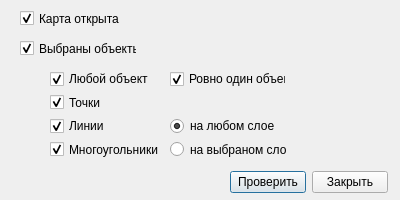
<?xml version="1.0" encoding="UTF-8"?>
<ui version="4.0">
 <class>Dialog</class>
 <widget class="QDialog" name="Dialog">
  <property name="windowModality">
   <enum>Qt::ApplicationModal</enum>
  </property>
  <property name="geometry">
   <rect>
    <x>0</x>
    <y>0</y>
    <width>400</width>
    <height>200</height>
   </rect>
  </property>
  <property name="minimumSize">
   <size>
    <width>400</width>
    <height>200</height>
   </size>
  </property>
  <property name="maximumSize">
   <size>
    <width>400</width>
    <height>200</height>
   </size>
  </property>
  <property name="windowTitle">
   <string>Базовые проверки перед использованием инструментов</string>
  </property>
  <property name="modal">
   <bool>true</bool>
  </property>
  <widget class="QCheckBox" name="map">
   <property name="geometry">
    <rect>
     <x>20</x>
     <y>10</y>
     <width>101</width>
     <height>17</height>
    </rect>
   </property>
   <property name="text">
    <string>Карта открыта</string>
   </property>
   <property name="checked">
    <bool>true</bool>
   </property>
  </widget>
  <widget class="QCheckBox" name="selection">
   <property name="geometry">
    <rect>
     <x>20</x>
     <y>40</y>
     <width>117</width>
     <height>17</height>
    </rect>
   </property>
   <property name="text">
    <string>Выбраны объекты</string>
   </property>
   <property name="checked">
    <bool>true</bool>
   </property>
  </widget>
  <widget class="QWidget" name="layoutWidget">
   <property name="geometry">
    <rect>
     <x>230</x>
     <y>170</y>
     <width>158</width>
     <height>25</height>
    </rect>
   </property>
   <layout class="QHBoxLayout" name="horizontalLayout">
    <item>
     <widget class="QPushButton" name="starting">
      <property name="text">
       <string>Проверить</string>
      </property>
     </widget>
    </item>
    <item>
     <widget class="QPushButton" name="closing">
      <property name="text">
       <string>Закрыть</string>
      </property>
     </widget>
    </item>
   </layout>
  </widget>
  <widget class="QWidget" name="layoutWidget">
   <property name="geometry">
    <rect>
     <x>50</x>
     <y>70</y>
     <width>236</width>
     <height>88</height>
    </rect>
   </property>
   <layout class="QGridLayout" name="gridLayout">
    <item row="2" column="0">
     <widget class="QCheckBox" name="lines">
      <property name="text">
       <string>Линии</string>
      </property>
      <property name="checked">
       <bool>true</bool>
      </property>
     </widget>
    </item>
    <item row="3" column="0">
     <widget class="QCheckBox" name="polygons">
      <property name="text">
       <string>Многоугольники</string>
      </property>
      <property name="checked">
       <bool>true</bool>
      </property>
     </widget>
    </item>
    <item row="1" column="0">
     <widget class="QCheckBox" name="points">
      <property name="text">
       <string>Точки</string>
      </property>
      <property name="checked">
       <bool>true</bool>
      </property>
     </widget>
    </item>
    <item row="0" column="0">
     <widget class="QCheckBox" name="any_object">
      <property name="enabled">
       <bool>true</bool>
      </property>
      <property name="text">
       <string>Любой объект</string>
      </property>
      <property name="checked">
       <bool>true</bool>
      </property>
     </widget>
    </item>
    <item row="0" column="1">
     <widget class="QCheckBox" name="only_one">
      <property name="enabled">
       <bool>true</bool>
      </property>
      <property name="text">
       <string>Ровно один объект</string>
      </property>
      <property name="checked">
       <bool>true</bool>
      </property>
     </widget>
    </item>
    <item row="3" column="1">
     <widget class="QRadioButton" name="active_layer">
      <property name="text">
       <string>на выбраном слое</string>
      </property>
     </widget>
    </item>
    <item row="2" column="1">
     <widget class="QRadioButton" name="any_layer">
      <property name="text">
       <string>на любом слое</string>
      </property>
      <property name="checked">
       <bool>true</bool>
      </property>
     </widget>
    </item>
   </layout>
  </widget>
 </widget>
 <resources/>
 <connections>
  <connection>
   <sender>closing</sender>
   <signal>clicked()</signal>
   <receiver>Dialog</receiver>
   <slot>reject()</slot>
   <hints>
    <hint type="sourcelabel">
     <x>346</x>
     <y>183</y>
    </hint>
    <hint type="destinationlabel">
     <x>167</x>
     <y>159</y>
    </hint>
   </hints>
  </connection>
 </connections>
</ui>
